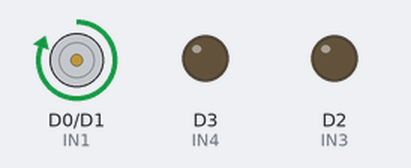
Simulated run of this sketch. Board: ESP8266 (NodeMCU). On the bench: motor-driver pin pairs drawn as motors (green arrow = first pin HIGH = forward, orange = second pin HIGH = backward, longer = more drive), output pins drawn as LEDs (lit = HIGH).

Above: at 0.5 s.
Timing chart, 0 to 4.6 s (numbered marks = the images above):
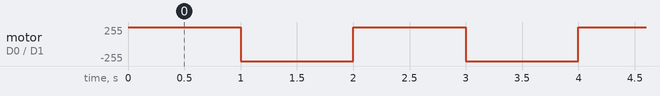

The sketch:

car2.ino
```cpp
#define IN1 D0
#define IN2 D1
#define IN3 D2
#define IN4 D3
void setup() {
  // put your setup code here, to run once:
  pinMode(IN1, OUTPUT);
  pinMode(IN2, OUTPUT);
  pinMode(IN3, OUTPUT);
  pinMode(IN4, OUTPUT);
}

void loop() {
  // put your main code here, to run repeatedly:
  digitalWrite(IN1, HIGH);
  digitalWrite(IN2, LOW);
//  digitalWrite(IN3, HIGH);
  delay(1000);
  digitalWrite(IN1, LOW);
  digitalWrite(IN2, HIGH);
  delay(1000);
}
```

Measured:
- by itself, motor on D0 (IN1) / D1 (IN2): alternates forward 255/255 for 1.0 s and backward 255/255 for 1.0 s
